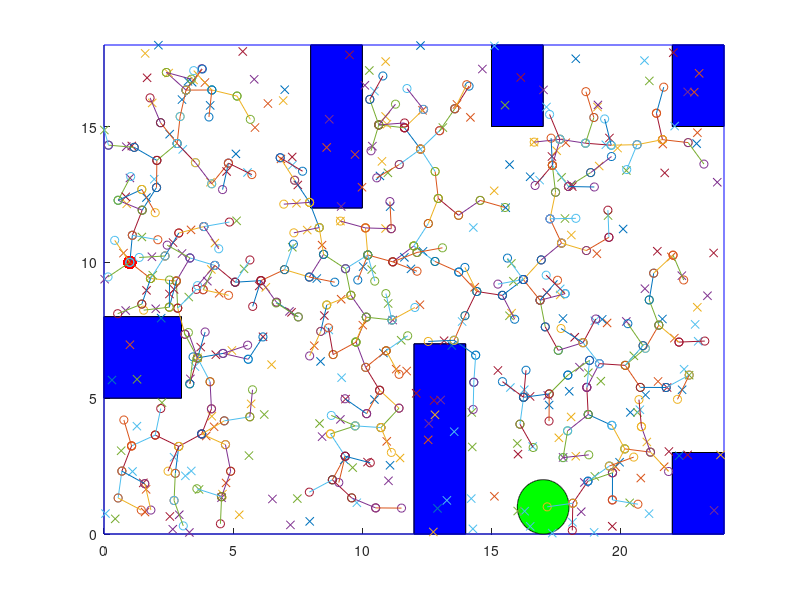

Here is the MATLAB script that generated this plot: (Note: this script raises an error after producing the figure.)
clear;
clc;

k = [1, 10]; %Start point
scatter(k(1), k(2),100,'r','filled')
hold on

side1 = 24;
side2 = 18; %lengths of rectangle grid

lineSize = 1; %The length of the line connecting nodes
pointHistory(1,:) = k; %column vector that records all node points

%Obstacles-----------------------------------------------------

x_obs = [8, 10,  10, 8, 8]; 
y_obs = [18, 18, 12, 12, 18];

plot( x_obs, y_obs, 'b')
fill(x_obs,y_obs,'b');
hold on

x_obs2 = [12, 14,  14, 12, 12]; 
y_obs2 = [7, 7, 0, 0, 7];

plot( x_obs2, y_obs2, 'b')
fill( x_obs2, y_obs2, 'b')
hold on

x_obs3 = [22, 24,  24, 22, 22]; 
y_obs3 = [3, 3, 0, 0, 3];

plot( x_obs3, y_obs3, 'b')
fill( x_obs3, y_obs3, 'b')
hold on

x_obs4 = [15, 17,  17, 15, 15]; 
y_obs4 = [18, 18, 15, 15, 18];

plot( x_obs4, y_obs4, 'b')
fill( x_obs4, y_obs4, 'b')
hold on

x_obs5 = [22, 24,  24, 22, 22]; 
y_obs5 = [18, 18, 15, 15, 18];

plot( x_obs5, y_obs5, 'b')
fill( x_obs5, y_obs5, 'b')
hold on

x_obs6 = [0, 3,  3, 0, 0]; 
y_obs6 = [8, 8, 5, 5, 8];
plot( x_obs6, y_obs6, 'b')
fill( x_obs6, y_obs6, 'b')
hold on

%Creating grid-------------------------------------------------------------------------------
x_grid = [0 0 24 24 0]
y_grid = [0 18 18 0 0]
plot(x_grid,y_grid, 'b')
axis([0 24 0 18])
hold on

%------------------------------------------------------------------------------------------

%Creating the end goal circle------------------------------------------
x_center = 17;
y_center = 1;
radius = 1;


theta = 0:0.01:2*pi;

x_goal = radius *cos(theta) + x_center;
y_goal = radius *sin(theta) + y_center;

fill(x_goal,y_goal,'g');
hold on
%---------------------------------------------------------------
done = false; % start iteration with assumption that the goal has not been reached in the first iteration

i = 1; %iteration variable
while done == false
    
    
    
    
    if (i == 1) %takes care of first iteration
        
        q_rx = side1*rand(1); % generating a random node with constraints with respect to the grid dimensions
        q_ry = side2*rand(1);
        
        q = [q_rx, q_ry]; % placing the (x,y) coordinates of the random node in a vector
        
        plot(q_rx,q_ry, "-x"); %plotting the random point ONLY FOR DEBUGGING PURPOSES
        hold on
        
        v = q - k; %gets a vector pointing in the direction from start point K to random node q
        
        
        v_unit = v./norm(v); %creating a unit vector that points in the direction of v
        
        t = v_unit.*lineSize; %scaling the vector with the necessary length "linesize"
        newPoint = k + t; % creates a vector pointing from k to q with length "linesize"
        
        
        
        x = [k(1) newPoint(1)]; %storing the x coordinates of k and newpoint
        y = [k(2) newPoint(2)]; %storing the y coordinates of k and newpoint
        
        scatter(x,y); %plots the points of "x" and "y" as circles on the grid
        hold on %necessary for overlaying the points
        line(x,y) %creates a line connecting k and newpoint using the "x" and "y" vectors
        
        
        %   k = newPoint; might not be needed
        pointHistory(i+1,:) = newPoint; %inserts the new node coordinates into pointHistory
        
        s_node(1,1) = 1; %setting the parent node
        t_node(1,1) = 1;
        s_node(1,2) = 1; %connecting the parent and newly created node
        t_node(1,2) = 2;
        
       
        
        
    end
    
    if (i > 1) %takes care of all other
      Collision = true;
        
        while (Collision == true) %loop that iterates if a new node point is in an obstacle
            q_rx = side1*rand(1); % generating a random node with constraints with respect to the grid dimensions
            q_ry = side2*rand(1);
            
            q = [q_rx, q_ry]; % placing the (x,y) coordinates of the random node in a vector
            
            plot(q_rx,q_ry, "-x"); %plotting the random point ONLY FOR DEBUGGING PURPOSES
            hold on
            
            
            direction = q - pointHistory; %gets the directional vectors of all node points in "pointHistory" with respect to a new random node q
            
            for m = 1: length(direction) %for loop that calculates the magnitude of each directional vector in "direction" and stores it.
                distance(m,:) = norm(direction(m,:));
            end
            
            [a,b] = min(distance); %after for loop is complete, "a" stores the minimal value in the "distance" vector. "b" stores the index of the minimum value as it appears in the "distance" vector
            %since, "b" is the index of the minimum value and "pointHistory" shares the same indices as "distance", we have now located the nearest node.
            
            v = q - pointHistory(b,:); %gets a vector pointing in the direction from the nearest node to the new random q node
            v_unit = v./norm(v); %creating a unit vector that points in the direction of v
            
            t = v_unit.*lineSize; %scaling the vector with the necessary length "linesize"
            newPoint = pointHistory(b,:) + t; % creates a vector pointing from nearest node to q with length "linesize"
            
            if (inpolygon(newPoint(1,1),newPoint(1,2),x_obs,y_obs) == false && inpolygon(newPoint(1,1),newPoint(1,2),x_obs2,y_obs2) == false && inpolygon(newPoint(1,1),newPoint(1,2),x_obs3,y_obs3) == false && inpolygon(newPoint(1,1),newPoint(1,2),x_obs4,y_obs4) == false && inpolygon(newPoint(1,1),newPoint(1,2),x_obs5,y_obs5) == false && inpolygon(newPoint(1,1),newPoint(1,2),x_obs6,y_obs6)==false) %conditional statement that checks if a newly created node is inside an obstacle
                Collision = false;
                x = [pointHistory(b,1) newPoint(1)]; %storing the x coordinates of nearest node and newpoint
                y = [pointHistory(b,2) newPoint(2)]; %storing the y coordinates of nearest node and newpoint
                
                scatter(x,y);  %plots the points of "x" and "y" as circles on the grid
                hold on %necessary for overlaying the points
                line(x,y) %creates a line connecting k and newpoint using the "x" and "y" vectors
                pause(0.005) %Used to see the plot in real time
                
                
                % k = newPoint;
                pointHistory(i+1,:) = newPoint; %inserts the new node coordinates into pointHistory
                
                %tracking the nodes and connecting them
                s_node(1, i + 1) = b; %s_node tracks the nearest node
                t_node(1, i + 1) = i + 1; %t_node tracks the newly created node
             
                
            end
            
            
            
            
        end
        
    end
    
    
    
    
    
    if (inpolygon(pointHistory(i+1,1), pointHistory(i+1,2), x_goal, y_goal)) %checks if the new node lies within the goal
        done = true; %goal is reached, breaks while loop
    end
    
    i = i+1;
    
    
    
    
    
end


x_node = transpose(pointHistory(:,1)); %getting the x coordinates of all the nodes for plotting

y_node = transpose(pointHistory(:,2)); %getting the y coordinates of all the nodes for plotting


G = graph(s_node, t_node); %creating a node graph

figure
x_grid = [0 0 24 24 0] %MIGHT BE GOOD TO CREATE A PLOTTING FUNCTION
y_grid = [0 18 18 0 0]
plot(x_grid,y_grid, 'b')
axis([0 24 0 18])
p = plot(G, 'XData',x_node, 'YData', y_node)%plotting the node graph and getting the shortest path
[path1,d] = shortestpath(G,1,i);
highlight(p,path1,'EdgeColor','r')

theta = getAngles(path1, pointHistory);
fileID = fopen('TurnAngles.txt','wt');
fprintf(fileID, '%f\n', theta);
fclose(fileID);
